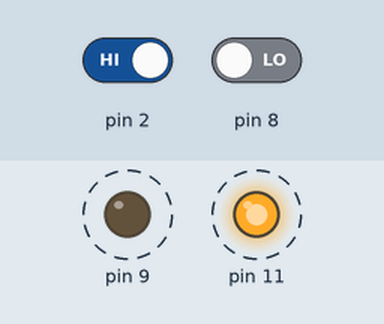
Simulated run of this sketch. Board: Arduino Uno, built with avr-gcc and run on an emulated ATmega328P. Shown: output pins drawn as LEDs (lit = HIGH). Dashed ring = blinking. Inputs (shaded band) come from the test bench; at power-on: pin 2 HIGH, pin 8 LOW.

Above: at 1.18 s.
1.4 s: pin 2 driven LOW
At 1.8 s:
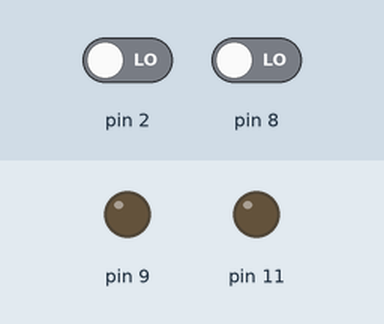
3.0 s: pin 2 driven HIGH
At 3.06 s:
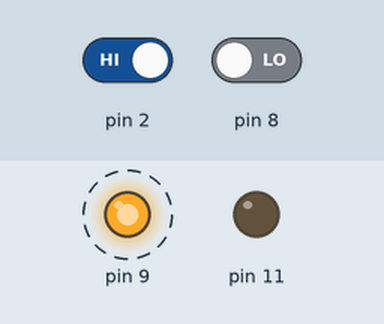
6.0 s: pin 8 driven HIGH
At 6.12 s:
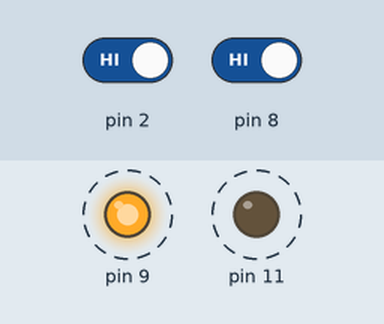
Timing chart, 0 to 15.0 s (numbered marks = the images above; inputs shaded):
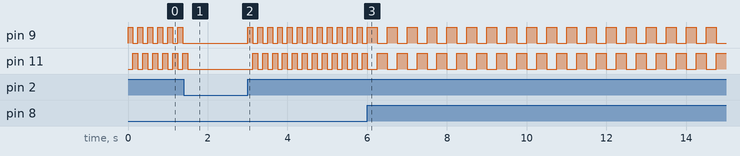

Measured:
- after the input at 1.4 s, pin 9: stops changing and stays LOW; pin 11: goes on until 1.5 s, then stays LOW
- after the input at 3.0 s, pin 9: alternates HIGH for 0.13 s and LOW for 0.13 s, starting at once; pin 11: alternates HIGH for 0.13 s and LOW for 0.13 s, starting after 0.13 s
- after the input at 6.0 s, pin 9, pin 11: alternates HIGH for 0.25 s and LOW for 0.25 s, starting after 0.25 s
- by itself, pin 9, pin 11: alternates HIGH for 0.13 s and LOW for 0.13 s

The sketch:

task1.ino
```cpp
void setup() {
  pinMode(9, OUTPUT);
  pinMode(11, OUTPUT);
  pinMode(8, INPUT);
  pinMode(2, INPUT);
}

void loop() {
  if (!digitalRead(2)) {
    digitalWrite(9, LOW);
    digitalWrite(11, LOW);
    return;
  }
  long t = digitalRead(8) ? 250 : 125;
  digitalWrite(9, HIGH);
  digitalWrite(11, LOW);
  delay(t);
  digitalWrite(9, LOW);
  digitalWrite(11, HIGH);
  delay(t);
}
```
